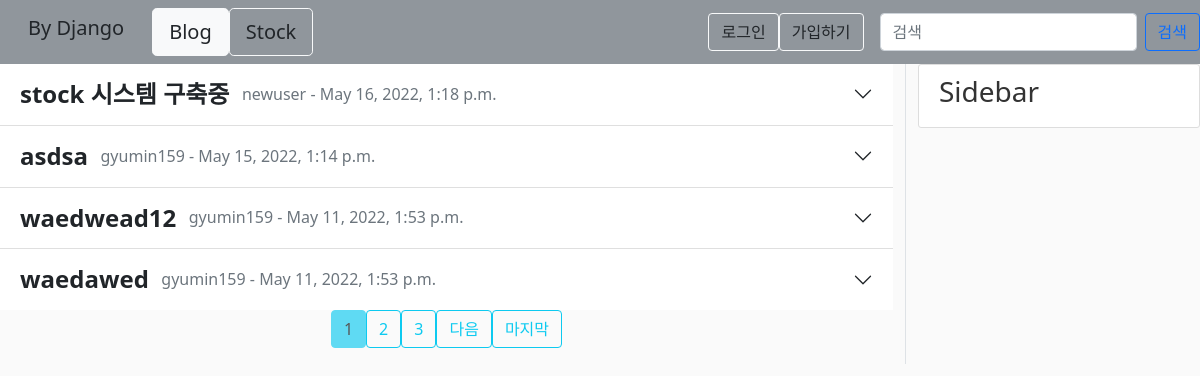
The page / on the database its author committed.
### blog/models.py (models this page shows, shortened)
class Posts(models.Model):
	title = models.CharField(max_length=50)
	content = models.TextField(max_length=400)
	date_posted = models.DateTimeField(default=timezone.now)
	author = models.ForeignKey(User, on_delete=models.CASCADE)

### blog/views.py (the view)
# urls.py: path('', BlogListView.as_view(), name='blog-home'),
class BlogListView(ListView):
    model = Posts
    template_name = 'blog/home.html'
    context_object_name = 'posts'
    extra_context = {'status_blog': 'active'}
    ordering = ['-date_posted']
    paginate_by = 4

### blog/templates/blog/home.html (shortened to what this page needs)
{% extends 'blog/base.html' %}
{% block contents %}
	<div>
		<div class="accordion accordion-flush" id="accordionFlushExample">
			{% for post in posts %}
				<div class="accordion-item">
					<h2 class="accordion-header" id="flush-heading{{post.id}}">
						<button class="accordion-button collapsed" type="button" data-bs-toggle="collapse" data-bs-target="#flush-collapse{{post.id}}" aria-expanded="false" aria-controls="flush-collapse{{post.id}}">
							<strong class="fs-4">{{post.title}}</strong>&nbsp;&nbsp;&nbsp;<div class="text-muted fs-6">{{post.author}} - {{post.date_posted}}</div>
						</button>
					</h2>
				</div>
			{% endfor %}
		</div>
	</div>
	<nav class="justify-content-center">
		{% if is_paginated %}
			<ul class="pagination justify-content-center">
				{% for num in page_obj.paginator.page_range %}
					{% if page_obj.number == num %}
						<li class="page-item"><a class="btn btn-info disabled" href="#">{{num}}</a></li>
					{% elif num > page_obj.number|add:'-3' and num < page_obj.number|add:'3' %}
						<li class="page-item"><a class="btn btn-outline-info" href="?page={{num}}">{{num}}</a></li>
					{% endif %}
				{% endfor %}
				{% if page_obj.has_next and page_obj.number != page_obj.paginator.num_pages|add:'-1' %}
					<li class="page-item"><a class="btn btn-outline-info" href="?page={{page_obj.next_page_number}}">다음</a></li>
					<li class="page-item"><a class="btn btn-outline-info" href="?page={{page_obj.paginator.num_pages}}">마지막</a></li>
				{% elif page_obj.number == page_obj.paginator.num_pages|add:'-1' %}
					<li class="page-item"><a class="btn btn-outline-info" href="?page={{page_obj.next_page_number}}">다음</a></li>
				{% endif %}
			{% endif %}
			</ul>
	</nav>
{% endblock %}

### blog/templates/blog/base.html (shortened to what this page needs)
{% load static %}
<!DOCTYPE html>
<html lang="en">
<head>
    <link href="https://cdn.jsdelivr.net/npm/bootstrap@5.1.3/dist/css/bootstrap.min.css" rel="stylesheet">
	<link rel="stylesheet" href="{% static 'blog/main.css' %}" type="text/css">
</head>
<body>
	<nav class="navbar nav-pills  bg-secondary bg-opacity-75 navbar-expand-xl">
		<div class="row justify-content-start ms-3">
			<a class="navbar-brand col text-dark" href="{% url 'blog-home' %}">By Django</a>
			<a class="navbar-link col text-dark btn btn-outline-light btn-lg {{ status_blog }}" href="{% url 'blog-home' %}">Blog</a>
			<a class="navbar-link col text-dark btn btn-outline-light btn-lg {{ status_stock }}" href="{% url 'stock-home' %}">Stock</a>
		</div>
		<div class="row navbar-nav ms-auto me-3">
			{% if user.is_authenticated %}
				<a class="navbar-link col text-dark btn btn-outline-light text-nowrap" href="{% url 'blog-create' %}">새 글</a>
				<a class="navbar-link col text-dark btn btn-outline-light text-nowrap" href="{% url 'user-profile' %}">프로필</a>
				<a class="navbar-link col text-dark btn btn-outline-light text-nowrap" href="{% url 'user-logout' %}">로그아웃</a>
			{% else %}
				<a class="navbar-link col text-dark btn btn-outline-light text-nowrap" href="{% url 'user-login' %}">로그인</a>
				<a class="navbar-link col text-dark btn btn-outline-light text-nowrap" href="{% url 'user-register' %}">가입하기</a>
			{% endif %}
		</div>
		<form class="d-flex" action="{% url 'blog-search' %}" method="get">
			<input class="form-control me-2" type="search" placeholder="검색" name="kw">
			<button class="btn btn-outline-primary text-nowrap" type="submit">검색</button>
		</form>
	</nav>
	<div class="row">
		<div class="col-md-9 border-end">
		  	{% block contents %}{% endblock %}
		</div>
		<div class="col-md-3">
		  	<div class="content-section">
				<h3>Sidebar</h3>
		  	</div>
		</div>
	</div>
</body>
</html>

### blog/static/blog/main.css (style rules this page uses)
.content-section { background: #ffffff; padding: 10px 20px; border: 1px solid #dddddd; border-radius: 3px; margin-bottom: 20px; }
body { background: #fafafa; color: #333333; }

### rows shown on the page
Posts: title "stock 시스템 구축중", author "newuser", date_posted "May 16, 2022, 1:18 p.m."
Posts: title "asdsa", author "gyumin159", date_posted "May 15, 2022, 1:14 p.m."
Posts: title "waedwead12", author "gyumin159", date_posted "May 11, 2022, 1:53 p.m."
Posts: title "waedawed", author "gyumin159", date_posted "May 11, 2022, 1:53 p.m."

### other values the page prints
{{ num }} "1"
{{ num }} "2" "3"
